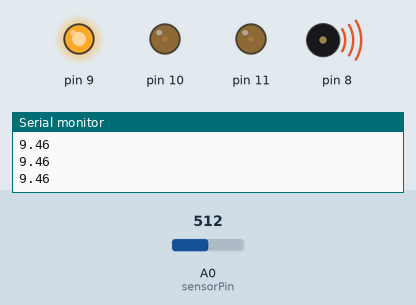
Recording of a sketch running on a simulated Arduino Uno, built with avr-gcc and run on an emulated ATmega328P. On the bench: output pins drawn as LEDs (lit = HIGH), buzzer (waves = sounding), the last lines printed to the serial monitor. The inputs (shaded band) are chosen by the test bench; at power-on: A0 (sensorPin) = 512.

Above: at 1.2 s.
1.3 s: A0 (sensorPin) set to 472
At 2.1 s:
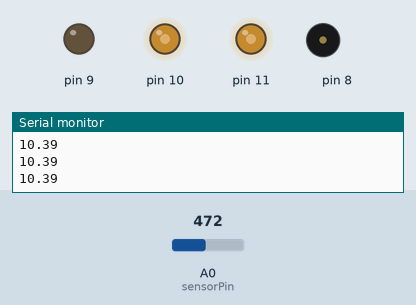
2.8 s: A0 (sensorPin) set to 511
At 3.78 s:
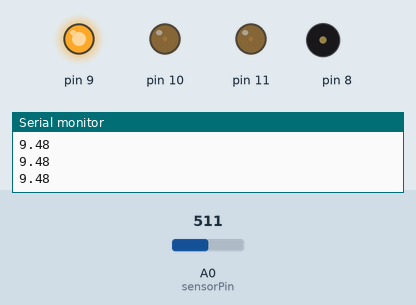
5.8 s: A0 (sensorPin) set to 306
At 6.8 s:
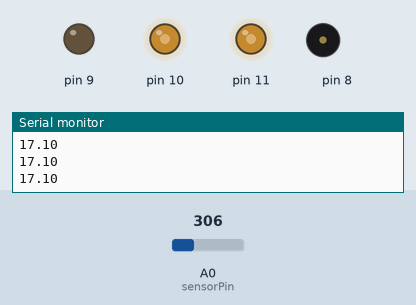
Timing chart, 0 to 8.8 s (numbered marks = the images above; inputs shaded):
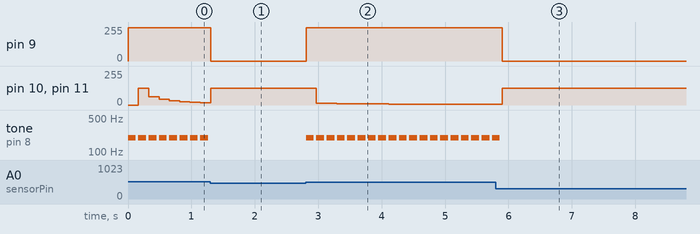

The sketch:

Smart_Speed_Tracker.ino
```cpp
#include "pitches.h"
int sensorPin = 0;
int i=2;

int melody[] = {
  NOTE_C4, NOTE_G3, NOTE_G3, NOTE_A3, NOTE_G3, 0, NOTE_B3, NOTE_C4
};

int noteDurations[] = {
  4, 8, 8, 4, 4, 4, 4, 4
};

void setup() {
  Serial.begin(9600);
  pinMode(9, OUTPUT);
  pinMode(sensorPin, INPUT);
}

void withoutObj(){
  int i=2;
  analogWrite(10, 255/2);
  analogWrite(11, 255/2);
  analogWrite(9, 0);

}

void withObj(){
  int thisNote = 0;

    analogWrite(9, 250);
    if(thisNote<8){
      thisNote++;
    }
    else{
      thisNote = thisNote;
    }

    int noteDuration = 1000 / noteDurations[thisNote];
    tone(8, melody[thisNote], noteDuration);
    int pauseBetweenNotes = noteDuration * 1.30;
    delay(pauseBetweenNotes);
    noTone(8);
    analogWrite(10, 255/i);
    analogWrite(11, 255/i);
    i=i+2;

  }

  void loop(){
  float dist = 12343.85 * pow(analogRead(sensorPin), -1.15);
  Serial.println(dist);
  if(dist<10
  ){
    withObj();
  }
  else{
    withoutObj();
  }
  }
```

pitches.h
```cpp
/*************************************************
 * Public Constants
 *************************************************/

#define NOTE_B0  31
#define NOTE_C1  33
#define NOTE_CS1 35
#define NOTE_D1  37
#define NOTE_DS1 39
#define NOTE_E1  41
#define NOTE_F1  44
#define NOTE_FS1 46
#define NOTE_G1  49
#define NOTE_GS1 52
#define NOTE_A1  55
#define NOTE_AS1 58
#define NOTE_B1  62
#define NOTE_C2  65
#define NOTE_CS2 69
#define NOTE_D2  73
#define NOTE_DS2 78
#define NOTE_E2  82
#define NOTE_F2  87
#define NOTE_FS2 93
#define NOTE_G2  98
#define NOTE_GS2 104
#define NOTE_A2  110
#define NOTE_AS2 117
#define NOTE_B2  123
#define NOTE_C3  131
#define NOTE_CS3 139
#define NOTE_D3  147
#define NOTE_DS3 156
#define NOTE_E3  165
#define NOTE_F3  175
#define NOTE_FS3 185
#define NOTE_G3  196
#define NOTE_GS3 208
#define NOTE_A3  220
#define NOTE_AS3 233
#define NOTE_B3  247
#define NOTE_C4  262
#define NOTE_CS4 277
#define NOTE_D4  294
#define NOTE_DS4 311
#define NOTE_E4  330
#define NOTE_F4  349
#define NOTE_FS4 370
#define NOTE_G4  392
#define NOTE_GS4 415
#define NOTE_A4  440
#define NOTE_AS4 466
#define NOTE_B4  494
#define NOTE_C5  523
#define NOTE_CS5 554
#define NOTE_D5  587
#define NOTE_DS5 622
#define NOTE_E5  659
#define NOTE_F5  698
#define NOTE_FS5 740
#define NOTE_G5  784
#define NOTE_GS5 831
#define NOTE_A5  880
#define NOTE_AS5 932
#define NOTE_B5  988
#define NOTE_C6  1047
#define NOTE_CS6 1109
#define NOTE_D6  1175
#define NOTE_DS6 1245
#define NOTE_E6  1319
#define NOTE_F6  1397
#define NOTE_FS6 1480
#define NOTE_G6  1568
#define NOTE_GS6 1661
#define NOTE_A6  1760
#define NOTE_AS6 1865
#define NOTE_B6  1976
#define NOTE_C7  2093
#define NOTE_CS7 2217
#define NOTE_D7  2349
#define NOTE_DS7 2489
#define NOTE_E7  2637
#define NOTE_F7  2794
#define NOTE_FS7 2960
#define NOTE_G7  3136
#define NOTE_GS7 3322
#define NOTE_A7  3520
#define NOTE_AS7 3729
#define NOTE_B7  3951
#define NOTE_C8  4186
#define NOTE_CS8 4435
#define NOTE_D8  4699
#define NOTE_DS8 4978
```

Measured:
- the behaviour switches between 488 and 487 on A0 (sensorPin) (found by bisection; images 0 and 1)
- after the input at 1.3 s, pin 9: 250/255 → 0/255 at once; tone on pin 8: stops changing and stays silent
- after the input at 2.8 s, pin 9: 0/255 → 250/255 at once; pin 10, pin 11: moves from 127/255 to 4/255 over 2.8 s, starting after 0.17 s; tone on pin 8: alternates 196 Hz for 0.13 s and silent for 0.04 s, starting at once
- after the input at 5.8 s, pin 9: 250/255 → 0/255 after 0.10 s; tone on pin 8: goes on until 5.9 s, then stays silent
- by itself, tone on pin 8: alternates 196 Hz for 0.13 s and silent for 0.04 s
